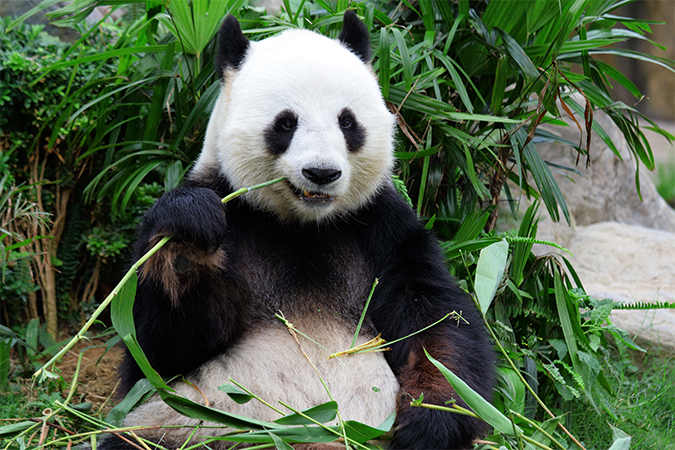
#> input picture Src/Docker/data/panda.jpg, 675 x 450 px
$ python tutorial1.py
#> lines starting #> are read from the running program, lines starting #| are printed output that depends on the picture
#%%
import cv2 as cv
import numpy as np
import os
import matplotlib.pyplot as plt

# read
current_dir = os.getcwd()
data_pth = os.path.join(current_dir, "../data/panda.jpg")
img = cv.imread(data_pth)
#> img is the input picture: shape (450, 675, 3); mean B, G, R 73.9, 97.9, 81.9
# %%
# show
img_converted = cv.cvtColor(img, cv.COLOR_BGR2RGB)
plt.imshow(img_converted)
# cv.imshow("test",img) // docker だとエラーが出る

# %%
# edge
sobelx = cv.Sobel(img_converted, cv.CV_64F, 1, 0, ksize=5)  # x方向のSobel
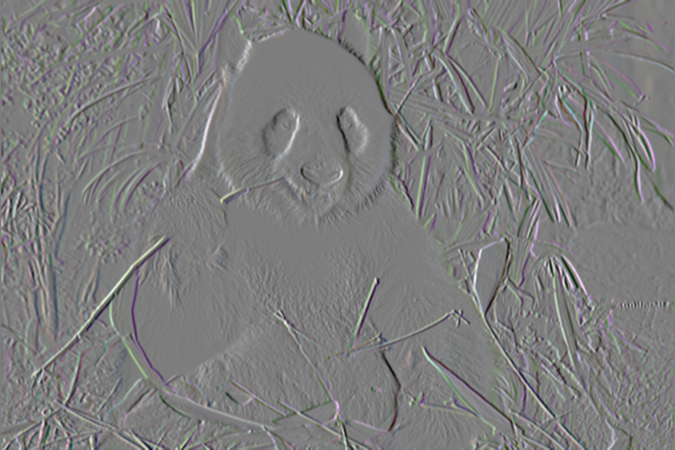
#> sobelx: shape (450, 675, 3) float64; mean R, G, B 13.9, 10.9, 11.9; drawn with min black and max white
sobely = cv.Sobel(img_converted, cv.CV_64F, 0, 1, ksize=5)  # y方向のSobel
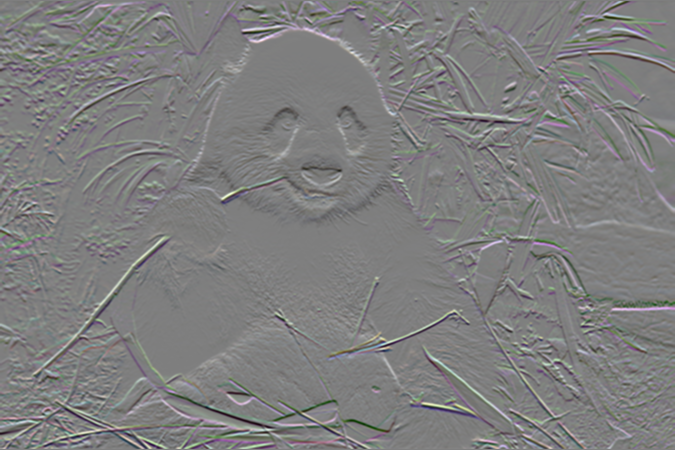
#> sobely: shape (450, 675, 3) float64; mean R, G, B 2.9, -4.7, 2.7; drawn with min black and max white
# %%
plt.imshow(sobelx)
# %%
plt.imshow(sobely)
# %%
# save
cv.imwrite("./testSave.jpg", img_converted)
os.listdir(".")
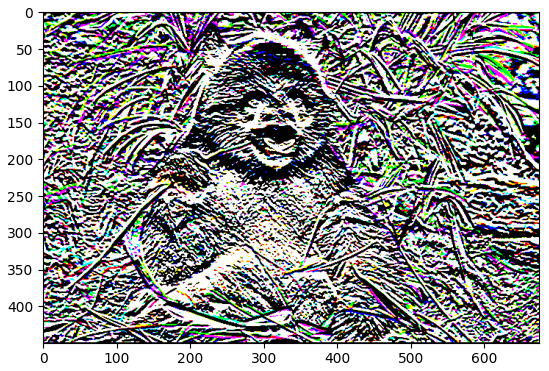
#> figure drawn by matplotlib, 1 panel
